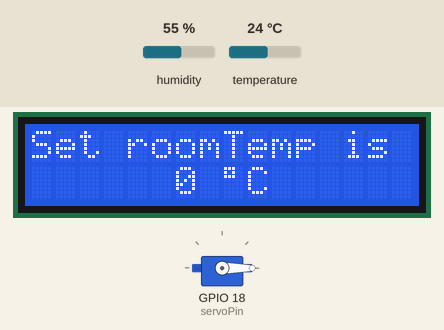
Simulated run of this sketch. Board: ESP32. On the bench: 16×2 character LCD, servo. Inputs (shaded band) come from the test bench; at power-on: temperature 24 °C, humidity 55 %. WiFi joins after 1.5 s; servers stay silent unless stated; uploads are accepted with an empty reply; what the sketch prints to the serial monitor is not drawn.

Above: at 6.7 s.
At 17.3 s:
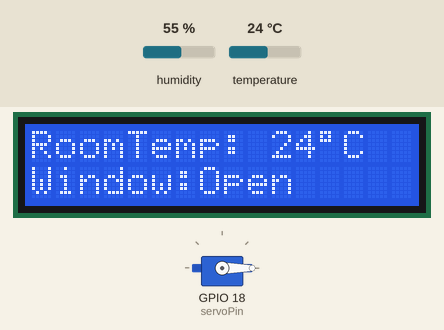
17.4 s: temperature set to 19 °C
At 19.6 s:
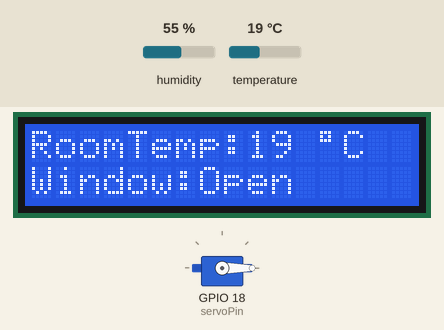
29.5 s: temperature set to 28 °C
At 33.2 s:
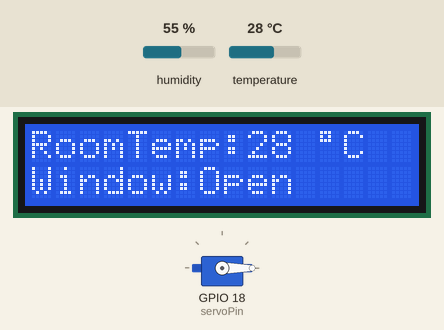
Timing chart, 0 to 34.7 s (numbered marks = the images above; inputs shaded):
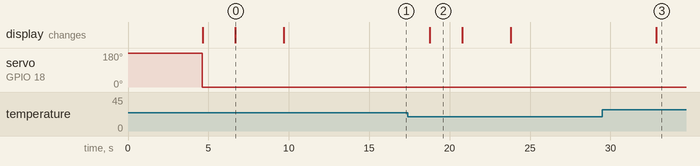

Measured:
- what the display in image 0 shows lasts 3.0 s, from 6.7 s to 9.7 s
- what the display in image 2 shows lasts 2.0 s, from 18.8 s to 20.8 s

The sketch:

Prototype_kernmodule4_IxD.ino
```cpp
#include <WiFi.h>
#include <HTTPClient.h>
#include <WiFiClient.h>

#include <LiquidCrystal_I2C.h>

// set the LCD number of columns and rows
int lcdColumns = 16;
int lcdRows = 2;
LiquidCrystal_I2C lcd(0x27, lcdColumns, lcdRows);

#include "DHT.h"
#define DHTPIN 4
#define DHTTYPE DHT11  // DHT 11
DHT dht(DHTPIN, DHTTYPE);

#include <ESP32Servo.h>
Servo myservo;
int servoPin = 18;


const char* ssid     = "ASUS";
const char* password = "AF796CF44935";


const char* serverName = "https://studenthome.hku.nl/~rosalie.kross/post-esp-data.php";

String apiKeyValue = "tPmAT5Ab3j7F9";

String sensorName = "DH11";
String sensorLocation = "Bedroom";
int deviceCode = 1111;


//windowposition
bool windowIsOpen = false;
int servoPos = 0;    // variable to store the servo position
String WindowPos = "closed";
String WindowPosControll = "Closed";
bool WindowManual = false;
bool NightMode = false;

String WindowMode = "Manual";

#define SEALEVELPRESSURE_HPA (1013.25)

//Adafruit_BME280 bme;  // I2C


void setup() {
  Serial.begin(115200);

  //LCD
  lcd.init();
  lcd.backlight();
  // set cursor to first column, first row
  lcd.setCursor(0, 0);
  lcd.print("Welcome to");
  lcd.setCursor(5, 1);
  lcd.print("Wind-O");


  dht.begin();

  servoPos == servoPos;
  myservo.setPeriodHertz(50);    // standard 50 hz servo
  myservo.attach(servoPin, 1000, 2000);
  myservo.write(180);

  WiFi.begin(ssid, password);
  Serial.println("Connecting");
  while (WiFi.status() != WL_CONNECTED) {
    delay(500);
    Serial.print(".");
  }
  Serial.println("");
  Serial.print("Connected to WiFi network with IP Address: ");
  Serial.println(WiFi.localIP());


}

void loop() {

  //Lees uidige kamertemp uit
  int temperature = temperatureReading();


  //Stuur huidige temp naar data base
  sendData(temperature);

  //Ingevoerde WindowPositie ophalen uit de Database
  int windowController = getWindowController();

  int windowPosController = getWindowOnOff();


  // UserPref temp ophalen uit de database
  int userPrefTemp = getUserPrefTemp();

  // Nightmode temp ophalen uit de database
  int NightModeTemp = getNightModeTemp();

  //met UserPref temp window in gewenste positie
  WindowControl(userPrefTemp, temperature, windowController, windowPosController, NightModeTemp);

//Display WindowPos on LCD
  lcdReadings(servoPos, temperature, userPrefTemp, NightModeTemp);


  delay(5000);
}

void WindowControl(int averageTemp, int temperature, int windowController, int windowPosController, int NightModeTemp) {


 //Als de windowController op Manual staat
 if(windowPosController == 1){
  WindowManual = true;
  WindowMode = "Manual";
  NightMode = false;
  Serial.println("THE WINDOW IS ON MANUAL!");

  if(windowController == 180){
    myservo.write(0);
    WindowPosControll = "open";
    Serial.println("Window is Helemaal open ");

  }

  if(windowController == 90){
    myservo.write(90);
    WindowPosControll = "half open";
    Serial.println("Window is half open");
  }

  if(windowController == 0){
    myservo.write(180);
    WindowPosControll = "closed";
    Serial.println("Window is Dicht ");
    }

  }

  //Als de windowController op Manual staat
 if(windowPosController == 2){
  WindowManual = false;
  NightMode = true;
  WindowMode = "NightMode";
  Serial.println("THE WINDOW IS ON NightMode!");

  if(temperature <= NightModeTemp){
    myservo.write(180);
    WindowPosControll = "close";
    Serial.println("Window is Helemaal open ");

  }

  if(temperature >= NightModeTemp){
    myservo.write(0);
    WindowPosControll = "open";
    Serial.println("Window is open");
  }

  }


  //Als de windowcontroller op automatic staat (0)
  if(windowPosController == 0){
    WindowManual = false;
    NightMode = false;
    WindowMode = "Automatic";

    Serial.println("THE WINDOW IS ON Automatic!");

  // Opens window when temp is higher than 26
  if (temperature >= averageTemp) {
    myservo.write(0);
    //Serial.println("RAAM HELEMAAL OPEN");
    //Serial.println(servoPos);
    windowIsOpen = true;
  }

  //Closes window when temp is lower than 26
  if (temperature <= averageTemp) {
    myservo.write(180);
    //Serial.println("Raam DICHT");
    //Serial.println("servo position: ");
    windowIsOpen = false;
  }

  if (windowIsOpen == true) {
    servoPos = 180;
    WindowPos = "Open";
    Serial.println("Window is ");
    Serial.print(WindowPos);
  }

  if (windowIsOpen == false) {
    servoPos = 0;
    WindowPos = "Closed";
    Serial.println("Window is ");
    Serial.print(WindowPos);
  }

  }

}

int temperatureReading() {

  delay(2000);

  float humidity = dht.readHumidity();
  // Read temperature as Celsius (the default)
  float temperature = dht.readTemperature();


  if (isnan (humidity) || isnan(temperature)) {
    Serial.println(F("Failed to read from DHT sensor!"));
    return -1;
  }

  Serial.print(F("Humidity: "));
  Serial.print(humidity);
  Serial.print(F("%  Temperature: "));
  Serial.print(temperature);
  Serial.println(F("°C "));


  return temperature;


}

void lcdReadings(int servoPos, int temperature, int userPrefTemp, int NightModeTemp){

if(WindowManual == true){
 lcd.clear();
 lcd.setCursor(0, 0);
 lcd.print("Control: Manual");
 lcd.setCursor(0, 1);
 lcd.print("Window:");
 lcd.setCursor(7, 1);
 lcd.print(WindowPosControll);
 delay(1000);
}

if(NightMode == true){
 lcd.clear();
 lcd.setCursor(0, 0);
 lcd.print("Control:NightMode");
 lcd.setCursor(0, 1);
 lcd.print("Window:");
 lcd.setCursor(7, 1);
 lcd.print(WindowPosControll);
 delay(2000);
 lcd.clear();
lcd.setCursor(0, 0);
lcd.print("RoomTemp:");
lcd.setCursor(9, 0);
lcd.print(temperature);
lcd.setCursor(12, 0);
lcd.print((char)223);
lcd.setCursor(13, 0);
lcd.print("C");
lcd.setCursor(0, 1);
lcd.print("NightM Temp:");
lcd.setCursor(12, 1);
lcd.print(NightModeTemp);
lcd.setCursor(14, 1);
lcd.print((char)223);
lcd.setCursor(15, 1);
lcd.print("C");
delay(2000);
lcd.clear();
 lcd.setCursor(0, 0);
 lcd.print("Control:NightMode");
 lcd.setCursor(0, 1);
 lcd.print("Window:");
 lcd.setCursor(7, 1);
 lcd.print(WindowPosControll);
 delay(1000);
}

if(WindowManual == false && NightMode == false){
lcd.clear();
lcd.setCursor(0, 0);
lcd.print("RoomTemp:");
lcd.setCursor(9, 0);
lcd.print(temperature);
lcd.setCursor(12, 0);
lcd.print((char)223);
lcd.setCursor(13, 0);
lcd.print("C");
lcd.setCursor(0, 1);
lcd.print("Window:");
lcd.setCursor(7, 1);
lcd.print(WindowPos);
delay(2000);
lcd.clear();
lcd.setCursor(0, 0);
lcd.print("Set roomTemp is");
lcd.setCursor(6, 1);
lcd.print(userPrefTemp);
lcd.setCursor(8, 1);
lcd.print((char)223);
lcd.setCursor(9, 1);
lcd.print("C");
delay(3000);
lcd.clear();
lcd.clear();
lcd.setCursor(0, 0);
lcd.print("RoomTemp:");
lcd.setCursor(10, 0);
lcd.print(temperature);
lcd.setCursor(12, 0);
lcd.print((char)223);
lcd.setCursor(13, 0);
lcd.print("C");
lcd.setCursor(0, 1);
lcd.print("Window:");
lcd.setCursor(7, 1);
lcd.print(WindowPos);

delay(1000);

}
  }

int getNightModeTemp() {

  int NightModeTemp = 0;

  if (WiFi.status() == WL_CONNECTED) {
    HTTPClient http;


    http.begin("https://studenthome.hku.nl/~rosalie.kross/getNightModeTempIxD4.php?Device_code=1111");


    int httpResponseCode = http.GET();

    if (httpResponseCode > 0) {
      Serial.print("HTTP Response code: ");
      Serial.println(httpResponseCode);

      String response = http.getString();
      NightModeTemp = response.toInt();
      Serial.print("Pref Room temp:");
      Serial.println(NightModeTemp);

    }
    else {
      Serial.print("Error code: ");
      Serial.println(httpResponseCode);

    }
    // Free resources
    http.end();
  }
  else {
    Serial.println("WiFi Disconnected");
  }

  return NightModeTemp;

}


int getUserPrefTemp() {

  int userPrefTemp = 0;

  if (WiFi.status() == WL_CONNECTED) {
    HTTPClient http;


    http.begin("https://studenthome.hku.nl/~rosalie.kross/getRequestIxD4.php?Device_code=1111");


    int httpResponseCode = http.GET();


    if (httpResponseCode > 0) {
      Serial.print("HTTP Response code: ");
      Serial.println(httpResponseCode);

      String response = http.getString();
      userPrefTemp = response.toInt();
      Serial.print("Pref Room temp:");
      Serial.println(userPrefTemp);

    }
    else {
      Serial.print("Error code: ");
      Serial.println(httpResponseCode);

    }
    // Free resources
    http.end();
  }
  else {
    Serial.println("WiFi Disconnected");
  }

  return userPrefTemp;

}

void sendData(float temperature) {

  if (WiFi.status() == WL_CONNECTED) {
    HTTPClient http;

    String httpRequestData = "api_key=" + apiKeyValue + "&sensor=" + sensorName + "&temp=" + String(temperature)
                         + "&humidity=" + String(dht.readHumidity()) +  "&windowPos=" + WindowPos + "&deviceCode=" + deviceCode + "";


    http.begin("https://studenthome.hku.nl/~rosalie.kross/post-esp-data.php?" + httpRequestData);


    int httpResponseCode = http.GET();


    if (httpResponseCode > 0) {
      Serial.print("HTTP Response code: ");
      Serial.println(httpResponseCode);

      String response = http.getString();
      Serial.println(response);


    }
    else {
      Serial.print("Error code: ");
      Serial.println(httpResponseCode);

    }
    // Free resources
    http.end();
  }
  else {
    Serial.println("WiFi Disconnected");
  }

}

int getWindowController() {

  int windowController = 0;

  if (WiFi.status() == WL_CONNECTED) {
    HTTPClient http;


    http.begin("https://studenthome.hku.nl/~rosalie.kross/getWindowControls.php?Device_code=1111");


    int httpResponseCode = http.GET();


    if (httpResponseCode > 0) {
      Serial.print("HTTP Response code: ");
      Serial.println(httpResponseCode);

      String response = http.getString();
      windowController = response.toInt();
      Serial.print("Given windowPos");
      Serial.println(windowController);

    }
    else {
      Serial.print("Error code: ");
      Serial.println(httpResponseCode);

    }
    // Free resources
    http.end();
  }
  else {
    Serial.println("WiFi Disconnected");
  }

  return windowController;

}

int getWindowOnOff() {

  int windowPosController = 0;

  if (WiFi.status() == WL_CONNECTED) {
    HTTPClient http;


    http.begin("https://studenthome.hku.nl/~rosalie.kross/getWindowOnOff.php?Device_code=1111");


    int httpResponseCode = http.GET();


    if (httpResponseCode > 0) {
      Serial.print("HTTP Response code: ");
      Serial.println(httpResponseCode);

      String response = http.getString();
      windowPosController = response.toInt();
      Serial.print("WindowStatus is");
      Serial.println(windowPosController);

    }
    else {
      Serial.print("Error code: ");
      Serial.println(httpResponseCode);

    }
    // Free resources
    http.end();
  }
  else {
    Serial.println("WiFi Disconnected");
  }

  return windowPosController;

}
```
